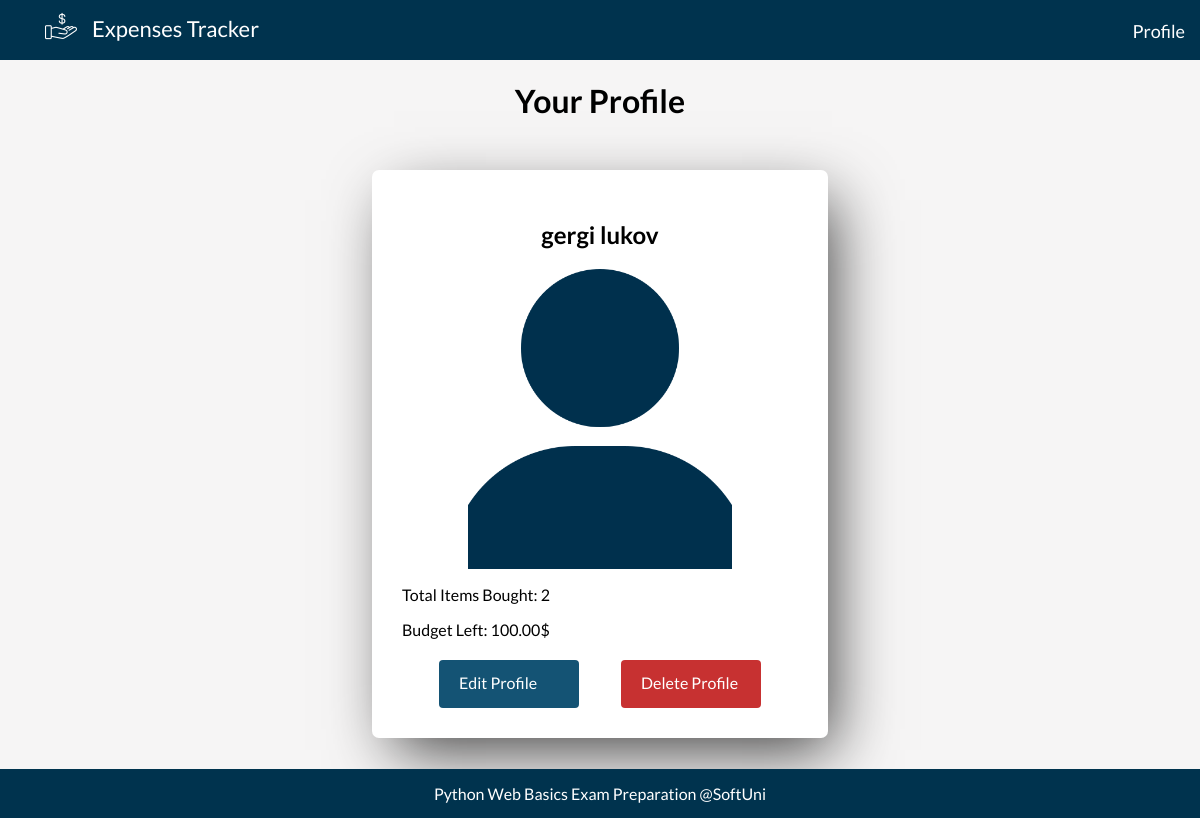
/profile/, run on an earlier commit of the app's database.
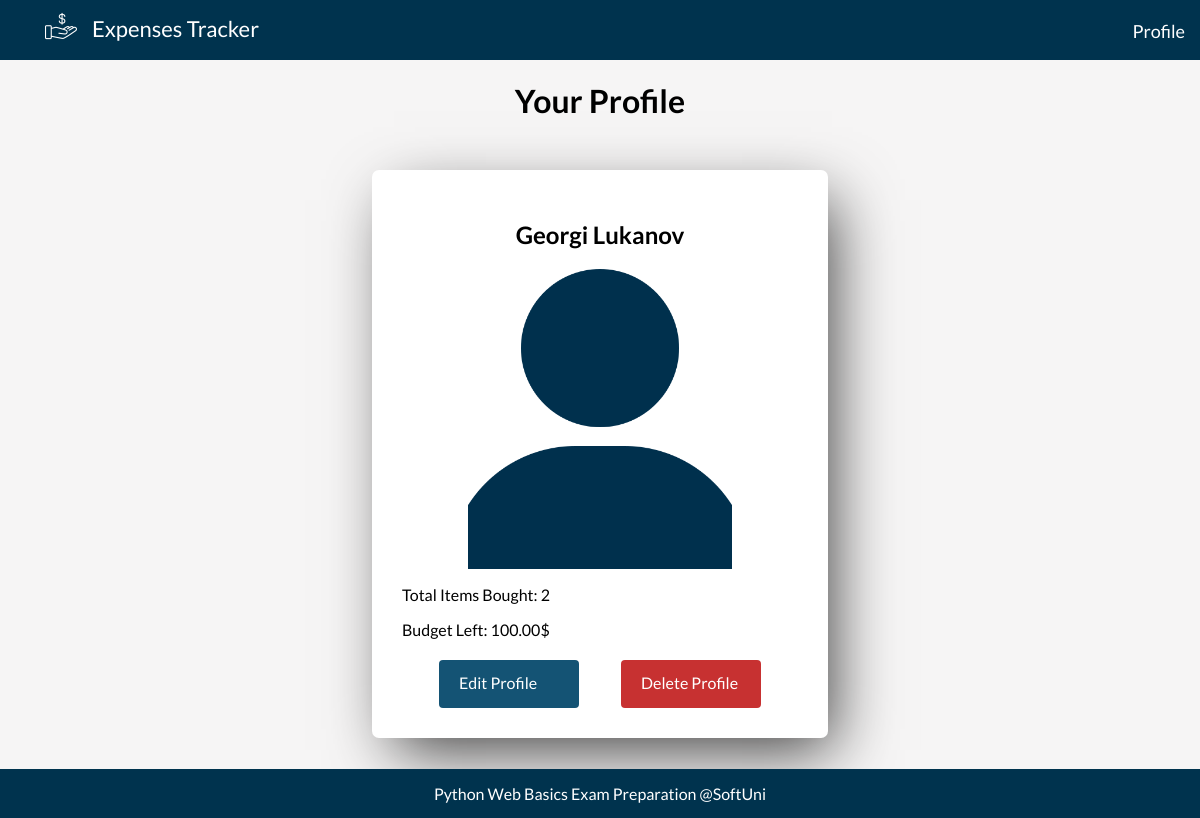
And on a later commit of the database.
### Expenses_App/my_web/models.py (models this page shows, shortened)
class Profile(models.Model):
    FIRST_NAME_MAX_LEN = 15
    FIRST_NAME_MIN_LEN = 2
    FIRST_NAME_MIN_LEN_MSG_ERROR = 'First name must be at least 2 chars!'
    LAST_NAME_MAX_LEN = 15
    LAST_NAME_MIN_LEN = 2
    LAST_NAME_MIN_LEN_MSG_ERROR = 'First name must be at least 2 chars!'
    profile_image = models.ImageField(
        upload_to='images',
        validators=(
            validate_file_size_5mb,
        ),
        blank=False,
        null=False,
    )
    first_name = models.CharField(
        max_length=FIRST_NAME_MAX_LEN,
        validators=(
            validators.MinLengthValidator(FIRST_NAME_MIN_LEN, FIRST_NAME_MIN_LEN_MSG_ERROR),
            validate_only_letters,
        )
    )
    last_name = models.CharField(
        max_length=LAST_NAME_MAX_LEN,
        validators=(
            validators.MinLengthValidator(LAST_NAME_MIN_LEN, LAST_NAME_MIN_LEN_MSG_ERROR),
            validate_only_letters,
        )
    )
    budget = models.FloatField(
        default=0,
        validators=(validate_budget,),
    )

### Expenses_App/my_web/views.py (the view)
# urls.py: path('', profile_details, name='profile-details'),
def profile_details(request):
    profile = Profile.objects.first()
    expenses = Expense.objects.all()
    context = {
        'profile': profile,
        'expenses': expenses,
    }
    return render(
        request,
        'profile/profile.html',
        context,
    )

### templates/profile/profile.html
{% extends 'base.html' %}
{% load static %}
{% block content %}
    <div class="body">
        <h1>Your Profile</h1>
        <div class="expenses-container">
            <div class="expense-container">
                <h2>{{ profile.first_name }} {{ profile.last_name }}</h2>
                {% if not profile.profile_image %}
                    <img src="{% static 'images/user.png' %}" alt="profile pic">
                {% else %}
                    <img src="{{ profile.profile_image.url }}" alt="profile pic">
                {% endif %}
                <p>Total Items Bought: 2</p>
                <p>Budget Left: 100.00$</p>
                <div class="right">
                    <a class="button edit" href="{% url 'edit-profile' %}">Edit Profile</a>
                    <a class="button delete" href="{% url 'delete-profile' %}">Delete Profile</a>
                </div>
            </div>
        </div>
    </div>
{% endblock %}

What changed in the data, as far as the page shows it:
removed Profile: first_name "gergi", last_name "lukov"
added Profile: first_name "Georgi", last_name "Lukanov"
